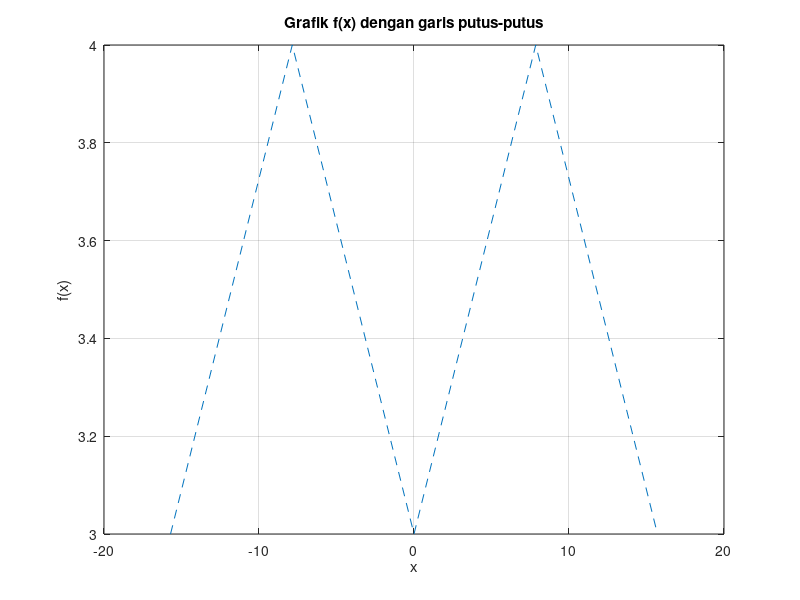
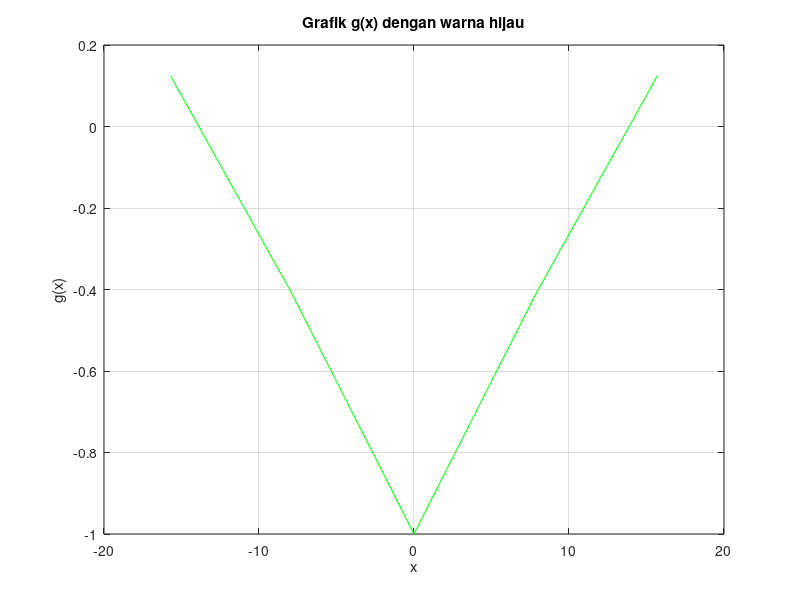
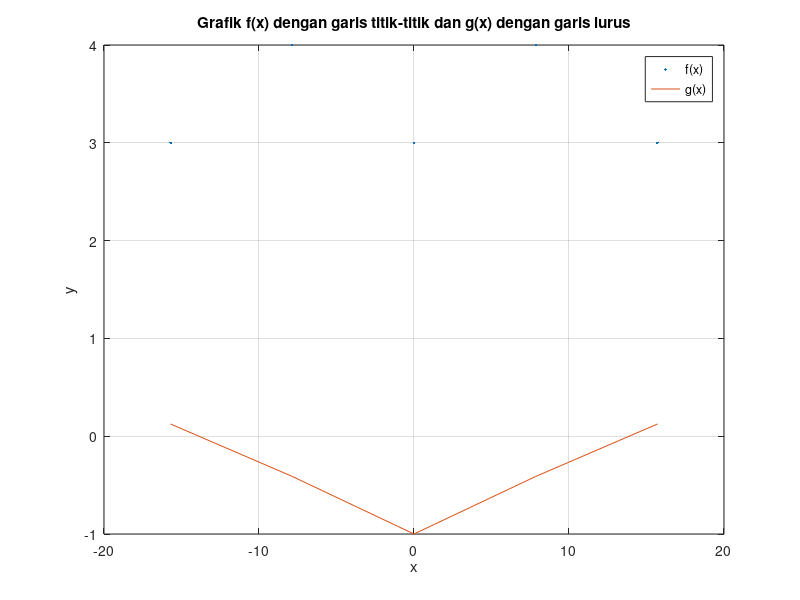
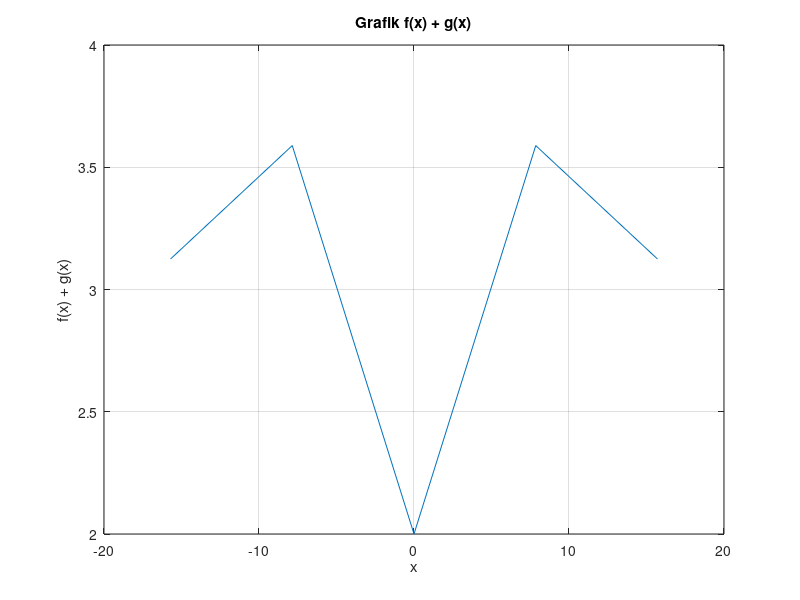

MATLAB code for these plots, in order:
clear all
% Masukan input dari a dan kepadatan titik-titik
a = input('Masukan nilai a :');
density = input('Masukan kepadatan titik-titik (300):');
function plot_functions(a, density)
    % Menghitung nilai x
    x = linspace(-a*pi, a*pi, density);
    % Menghitung fungsi f(x) dan g(x)
    f = @(x) sin(x).^2 + 3*cos(4*x);
    g = @(x) sin(x).*cos(x) - cos(x.^2);
    % Menghitung f(x) + g(x)
    fplusg = f(x) + g(x);
    % Grafik f(x) dengan garis putus-putus
    figure(1)
    plot(x, f(x), '--');
    title('Grafik f(x) dengan garis putus-putus');
    xlabel('x');
    ylabel('f(x)');
    grid on;
    % Grafik g(x) dengan warna hijau
    figure(2)
    plot(x, g(x), 'g');
    title('Grafik g(x) dengan warna hijau');
    xlabel('x');
    ylabel('g(x)');
    grid on;
    % Grafik f(x) dengan garis titik-titik dan g(x) dengan garis lurus
    figure(3)
    plot(x, f(x), '.', x, g(x), '-');
    title('Grafik f(x) dengan garis titik-titik dan g(x) dengan garis lurus');
    xlabel('x');
    ylabel('y');
    legend('f(x)', 'g(x)');
    grid on;
    % Grafik f(x) + g(x)
    figure(4)
    plot(x, fplusg);
    title('Grafik f(x) + g(x)');
    xlabel('x');
    ylabel('f(x) + g(x)');
    grid on;
end
plot_functions(a, density);

